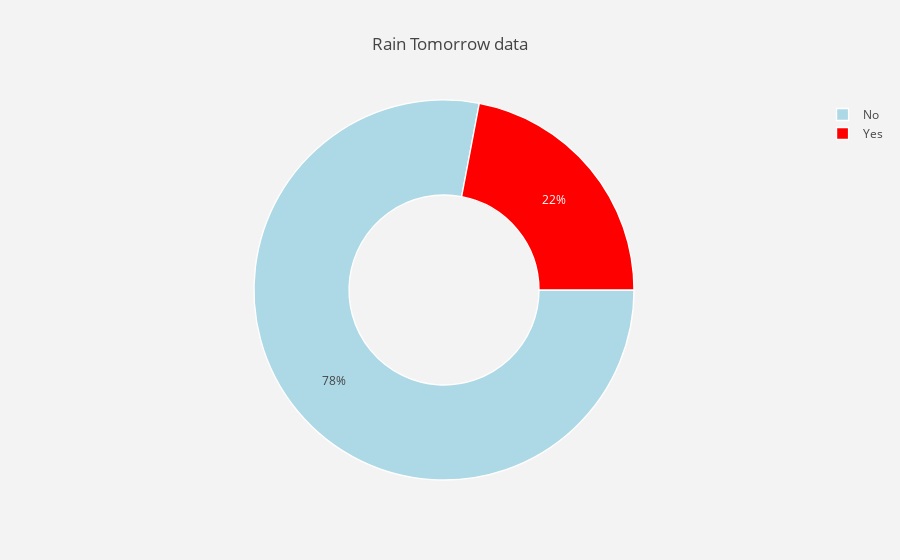

The cell this chart's notebook holds for it:
### Markdown cell above
## (i) Predicting if it'll Rain Tomorrow or no?

### Code cell
#labels
lab = RainPred["RainTomorrow"].value_counts().keys().tolist()
#values
val = RainPred["RainTomorrow"].value_counts().values.tolist()

trace = go.Pie(labels = lab ,
               values = val ,
               marker = dict(colors =  [ 'lightblue' ,'red'],
                             line = dict(color = "white",
                                         width =  1.3)
                            ),
               rotation = 90,
               hoverinfo = "label+value+text",
               hole = .5
              )
layout = go.Layout(dict(title = "Rain Tomorrow data",
                        plot_bgcolor  = "rgb(243,243,243)",
                        paper_bgcolor = "rgb(243,243,243)",
                       )
                  )

data = [trace]
fig = go.Figure(data = data,layout = layout)
py.iplot(fig)

### Figure 1 — Plotly figure (JSON) as saved in the notebook; plotly's stock layout.template omitted (floating-point values rounded to 4 significant figures)
{"data": [{"hole": 0.5, "hoverinfo": "label+value+text", "labels": ["No", "Yes"], "marker": {"colors": ["lightblue", "red"], "line": {"color": "white", "width": 1.3}}, "rotation": 90, "type": "pie", "uid": "3bdfcafa-5df5-41d8-8c14-f64aa042b318", "values": [43993, 12427]}], "layout": {"paper_bgcolor": "rgb(243,243,243)", "plot_bgcolor": "rgb(243,243,243)", "title": {"text": "Rain Tomorrow data"}}}
